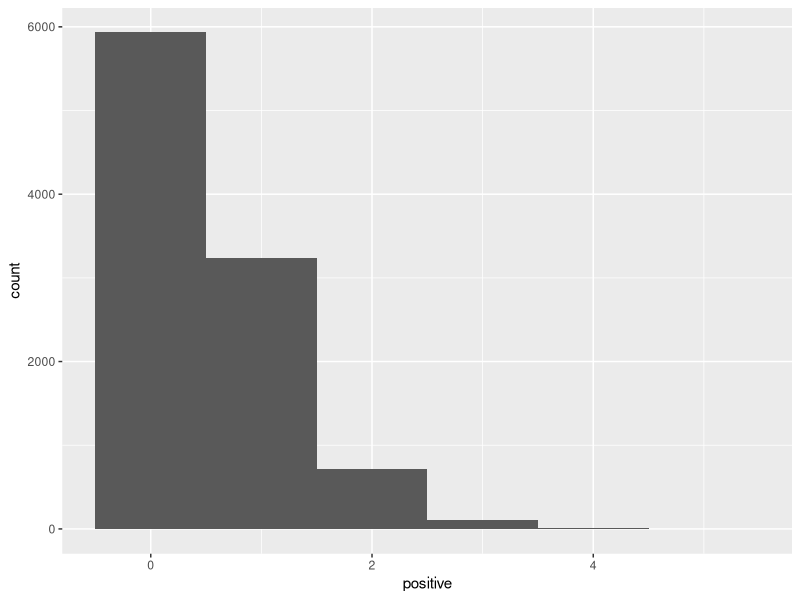
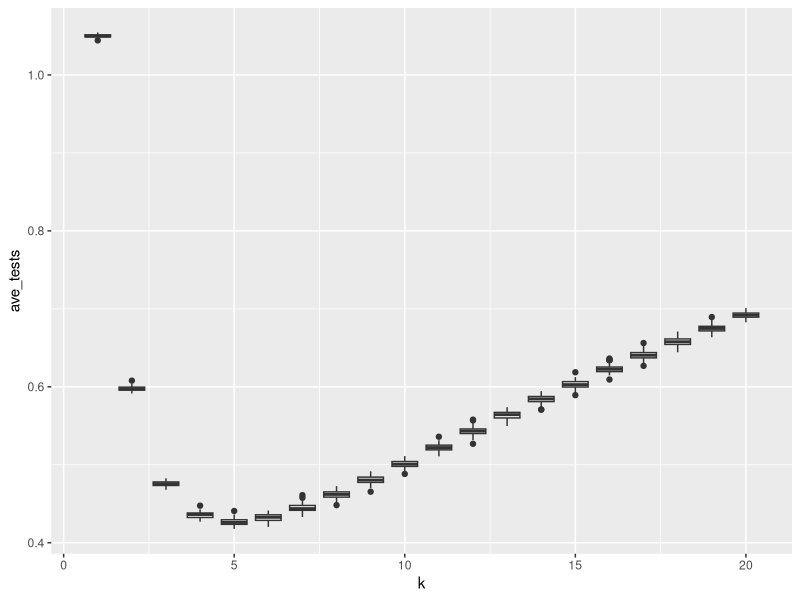

Write R code to recreate these figures, in order.
## ---- chunk 1
print("Roses are red,")
print("violets are blue,")
print("R's pretty rad,")
print("and Bayes' rule rules.")
## ---- chunk 2

## ---- chunk 3

# This chunk has a name!
# These lines with '#' are comments. 
# The computer ignores them but humans don't. 
# You can use them to clarify code.
#
# It is good coding style to use comments 
# to clarify any confusing lines.

2 + 3 + 5  # Addition
2 * 3 * 5  # Multiplication
(2 ^ 3) ^ 5  # Exponentiation
## ---- chunk 4
# Three variables
a <- 42
b = 42
a <- TRUE # Overwrite a with a new value
word_variable <- 'words go in quotes!'  # Variable names don't have spaces

# A list of the three variables
list_of_data <- list(a, b, word_variable)
print(list_of_data)

## ---- chunk 5
knitr::opts_chunk$set(echo = TRUE)  # Set up knitr
## ---- chunk 6
library(tidyverse)  # Import the tidyverse package
knitr::opts_chunk$set(echo = TRUE)  # ready knitr 
## ---- chunk 7
k <- 10  # Number of people in a pool
samps <- 10000  # The total number of pools we test.

## ---- chunk 8
pos_rate <- 0.05  # The rate at which people have COVID. This is now a variable and is saved.
rbinom(1, size = k, prob = pos_rate)  # This randomly picks the number of people with covid in one pool from a binomial distribution.
## ---- chunk 9
# Make 42 random draws from the binomial distribution.
rbinom(42, size = k, prob = pos_rate)  

# Make 10 random draws, with positive rate of 50%.
rbinom(10, size = k, prob = 0.5)  
## ---- chunk 10
# Write your answer here.

## ---- chunk 11
?rbinom

# Write down the three other types of bionomial function's names. 
## ---- chunk 12
# Make a vector of all the pools, 
# where the i'th pool has the number of people with COVID in it.
positive <- rbinom(n = samps, size = k, prob = pos_rate) 

# Arrange data in a tibble.
# Look in your Environment panel and click pools to see what this data looks like.
pools <- tibble(positive)  
## ---- chunk 13
# Make a plot and say what data we will plot
ggplot(data = pools, aes(x = positive)) +  
  geom_histogram(binwidth = 1) 
## ---- chunk 14
# 'mutate' adds two columns to the data frame, one called 'retest'
# and one called 'tests'. These columns are filled with the values provided.
# You can look at the pools variable before and after running this to see what changed!
pools <- mutate(pools, retest = sign(positive) , tests = 1 + retest * k)  

# Take mean number of tests needed
mean(pools$tests) / k
## ---- chunk 15
pools <- pools %>% 
  mutate(retest = sign(positive) , tests = 1 + retest * k)  
## ---- chunk 16

z = -10 + 3i  # The imaginary number 2 + 3i

z %>%
  Re() %>%  # Take the real part...
  abs() %>% # then take the absolute value...
  log(base = 10)  # then take log base ten.
  

# Same thing but now save it as the variable a
a <- z %>%
  Re() %>%  # Take the real part...
  abs() %>% # then take the absolute value...
  log(base = 10)  # the take the log base ten.

print(a)
## ---- chunk 17

z = -10 + 3i

a = log(abs(Re(z)), base = 10)

## ---- chunk 18

# Modify this code.

z = -10 + 3i  # The imaginary number 2 + 3i

z %>%
  Re() %>%  # Take the real part...
  abs() %>% # then take the absolute value...
  log(base = 10)  # then take the log base ten.
  


## ---- chunk 19

# This function takes in a pool size k and 
# returns the mean number of tests needed
# to identify everybody that has COVID.

calc_tests <- function(k) {
  
  pos_rate <- 0.05
  samps <- 10000
  positive = rbinom(n = samps, size = k, prob = pos_rate)  # Make new data for each run
  pools <-  tibble(positive)
  
  pools <- pools %>%
    mutate(retest = sign(positive) , tests= 1 + retest * k)
  
  output <- mean(pools$tests) / k
  
  output  # Return the mean

}

## ---- chunk 20
calc_tests(2)  # Mean tests needed for when pools have three people each
## ---- chunk 21
# make a new tibble that contains the pool size *k* 
# for each replicate and does each replicate 100 times.
keffects <- tibble(k = rep(seq(20), 100)) 

# Calculate the average number of tests needed
keffects <- keffects %>%
  rowwise() %>%
  mutate(ave_tests = calc_tests(k), poolsize = as.integer(k))  # convert *k* to an integer to get geom_boxplot to work properly. 


ggplot(data = keffects, aes(x = k, y = ave_tests, group = poolsize)) +
  geom_boxplot()




